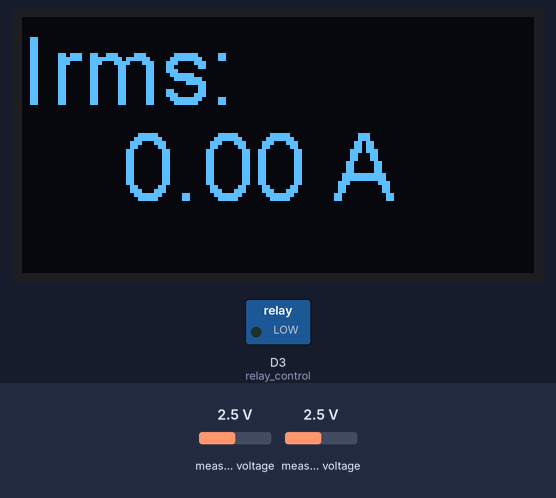
This sketch was run on a simulated ESP8266 (NodeMCU). Parts: 128×64 one-colour display, switched loads named in the sketch (green lamp = pin HIGH). The test bench sets the inputs (shaded band); at power-on: measured voltage 2.5 V.

Above: at 1.6 s.
1.7 s: measured voltage (sensor 201) set to 0.1 V
At 4.2 s:
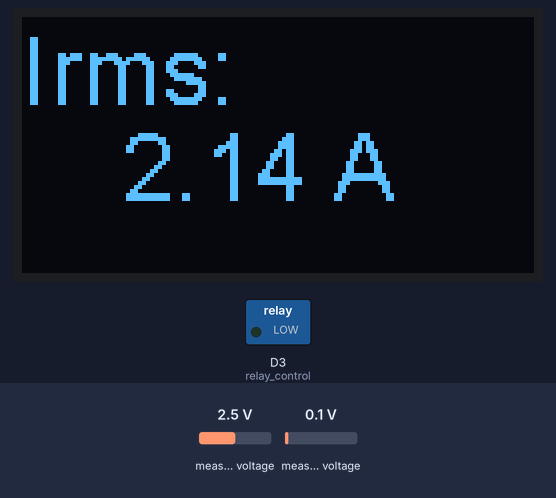
4.7 s: measured voltage (sensor 201) set to 4.6 V
At 6.7 s:
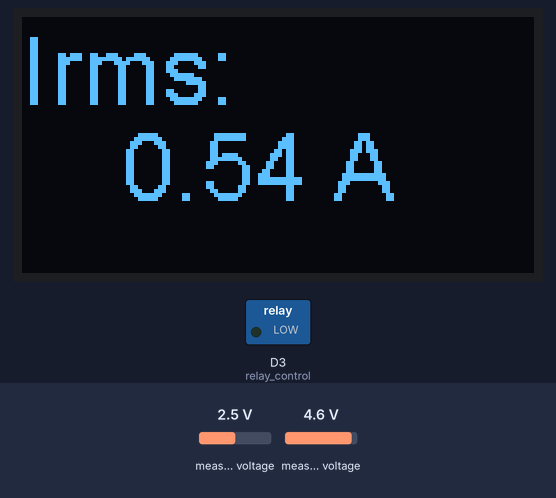
Timing chart, 0 to 8.2 s (numbered marks = the images above; inputs shaded):
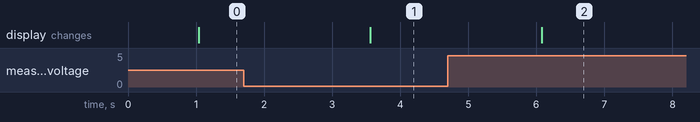

Measured:
- after the input at 1.7 s, the display: changes after 1.9 s (image 1)
- after the input at 4.7 s, the display: changes after 1.4 s (image 2)

The sketch:

NodeMCU_SmartSocket_OLED_ADS1115_Voltage_Current.ino
```cpp
//ADS1115 library
#include <Wire.h>
#include <Adafruit_ADS1015.h>
//SSD1306 library
#include "SH1106Wire.h"
/*set*/
//set OLED
SH1106Wire display(0x3C, D2, D1);// D2 SDA, D1 SCL
// set ADS1115
Adafruit_ADS1115 ads(0x48);

#define OLEDSreemHold 1500 // 顯示資料保持1.5秒
#define OLEDItemX 0// 顯示OLED名稱 X軸
#define OLEDItemY 0// 顯示OLED名稱 Y軸
#define OLEDDataX 25// 顯示OLED數據 X軸
#define OLEDDataY 24// 顯示OLED數據 Y軸

void IrmsVrms() {
  uint32_t RMSPage = millis();
  float Iresult = 0.00;
  float ImaxValue = 0.50;// I max value
  float IminValue = 4.50;// I min value
  float Vresult = 0.00;
  float VmaxValue = 1.00;// V max value
  float VminValue = 3.30;// V min value
  int16_t adc0, adc1;
  int count = 0;
  uint32_t start_time = millis();
    while((millis()-start_time) < 1000) {
      adc0 = ads.readADC_SingleEnded(0);// 電壓
      adc1 = ads.readADC_SingleEnded(1);// 電流
      float readVValue = (adc0 * 0.1875 /1000);
      float readIValue = (adc1 * 0.1875 /1000);

      if (readVValue > VmaxValue) { // 電壓n電流大小值判斷
        VmaxValue = readVValue;// record the maximum sensor value
      }
      if (readVValue < VminValue) {
        VminValue = readVValue;// record the maximum sensor value
      }

      if (readIValue > ImaxValue) { // 電流判斷
        ImaxValue = readIValue;// record the maximum sensor value
       }
      if (readIValue < IminValue) {
        IminValue = readIValue;// record the maximum sensor value
      }
      count++;
    }
    //Serial.println(count);
    Vresult = (VmaxValue - VminValue);
    Iresult = (ImaxValue - IminValue);
    float Irms = ((Iresult/2) * 0.707 * 1000 / 66);
    float Vrms = ((Vresult / 2) * 0.707 * 172);// 172 294
    String SVrms = Vrms + String(" V");
    String SIrms = Irms + String(" A");

    /*uint32_t VrmsPage = micros();
      while((micros() - VrmsPage) < OLEDSreemHold) {// 電壓
        display.clear();
        display.drawString(OLEDItemX, OLEDItemY, "Vrms:");
        display.drawString(OLEDDataX, OLEDDataY, SVrms);
        display.display();
    }*/

      uint32_t IrmsPage = millis();
      while((millis() - IrmsPage) < OLEDSreemHold) {// 電流
        display.clear();
        display.drawString(OLEDItemX, OLEDItemY, "Irms:");
        display.drawString(OLEDDataX, OLEDDataY, SIrms);
        display.display();
      }

      /*uint32_t SPage = millis();
      while((millis() - SPage) < OLEDSreemHold) {// 瓦特
        float S = Vrms * Irms;
        String SS = S + String(" W");
        display.clear();
        display.drawString(OLEDItemX, OLEDItemY, "S:");
        display.drawString(OLEDDataX, OLEDDataY, SS);
        display.display();
      }*/

      /*uint32_t PFPage = millis();
      while((millis() - PFPage) < OLEDSreemHold) {// 功率因數
        //float PF = (PFValue / (Vrms * Irms));
        //String SPF = PF + String(" ");
        display.clear();
        display.drawString(OLEDItemX, OLEDItemY, "PF:");
        //display.drawString(OLEDDataX, OLEDDataY, SPF);
        display.display();
      }*/

  }


void setup() {
  display.init();
  display.flipScreenVertically();
  display.setTextAlignment(TEXT_ALIGN_LEFT);
  display.setFont(ArialMT_Plain_16);//24 16 10
  display.clear(); // clearing the display
  display.drawString(0, 0, "Initial setting");
  display.display();
  display.setFont(ArialMT_Plain_24);
  Serial.begin(115200);
  ads.setGain(GAIN_TWOTHIRDS);  // 2/3x gain +/- 6.144V  1 bit = 3mV      0.1875mV (default)
  ads.begin();
  pinMode(D5, INPUT);// local control
  pinMode(D3, OUTPUT);// relay control
}

void loop() {
  IrmsVrms();
}
```
